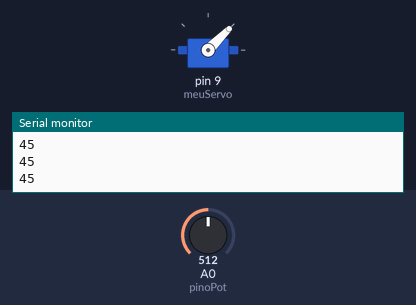
Bench run of a sketch on a simulated Arduino Uno, built with avr-gcc and run on an emulated ATmega328P. On the bench: servo, the last lines printed to the serial monitor. The test bench sets the inputs (shaded band); at power-on: A0 (pinoPot) = 512.

Above: at 1.2 s.
1.3 s: A0 (pinoPot) set to 716
At 2.5 s:
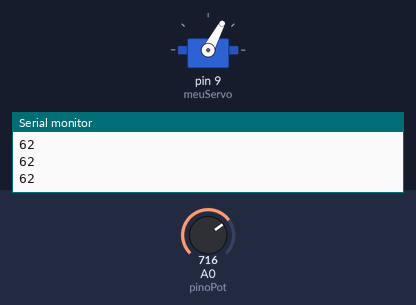
2.8 s: A0 (pinoPot) set to 1023
At 3.8 s:
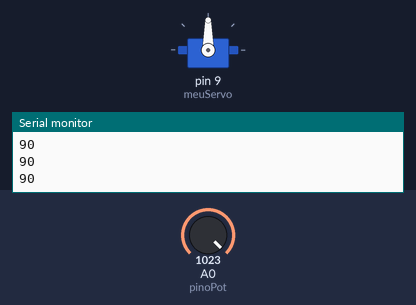
4.3 s: A0 (pinoPot) set to 306
At 4.6 s:
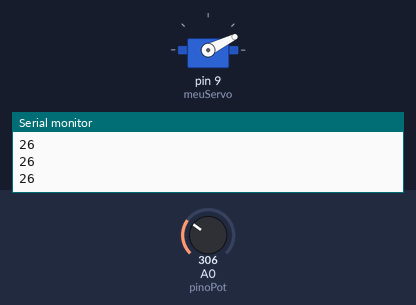
5.8 s: A0 (pinoPot) set to 122
At 7.1 s:
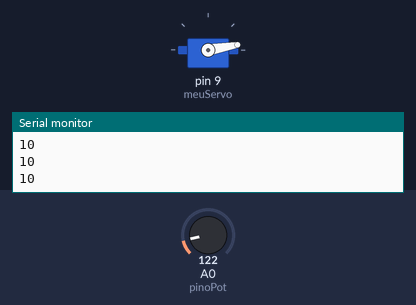
Timing chart, 0 to 8.3 s (numbered marks = the images above; inputs shaded):
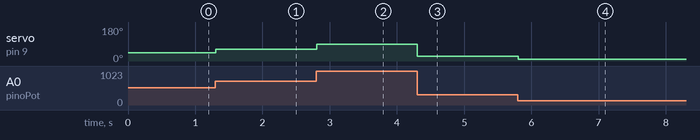

Measured:
- after the input at 1.3 s, servo on pin 9 (meuServo): 45° → 62° at once
- after the input at 2.8 s, servo on pin 9 (meuServo): 62° → 90° at once
- after the input at 4.3 s, servo on pin 9 (meuServo): 90° → 26° at once
- after the input at 5.8 s, servo on pin 9 (meuServo): 26° → 10° at once

The sketch:

SERVO_POT.ino
```cpp
#include <Servo.h>

Servo meuServo;  // create servo object to control a servo

int pinoPot = A0;  // analog pin used to connect the potentiometer
int leitura;    // variable to read the leituraue from the analog pin

int angulo=0;

void setup() {
  meuServo.attach(9);  // attaches the servo on pin 9 to the servo object

  Serial.begin(9600);
}

void loop() {
  leitura = analogRead(pinoPot);            // reads the leituraue of the potentiometer (leituraue between 0 and 1023)
  angulo = map(leitura, 0, 1023, 0, 90);     // scale it for use with the servo (leituraue between 0 and 180)
  meuServo.write(angulo);                  // sets the servo position according to the scaled leituraue
  Serial.println(angulo);
  delay(15);                           // waits for the servo to get there
}
```
